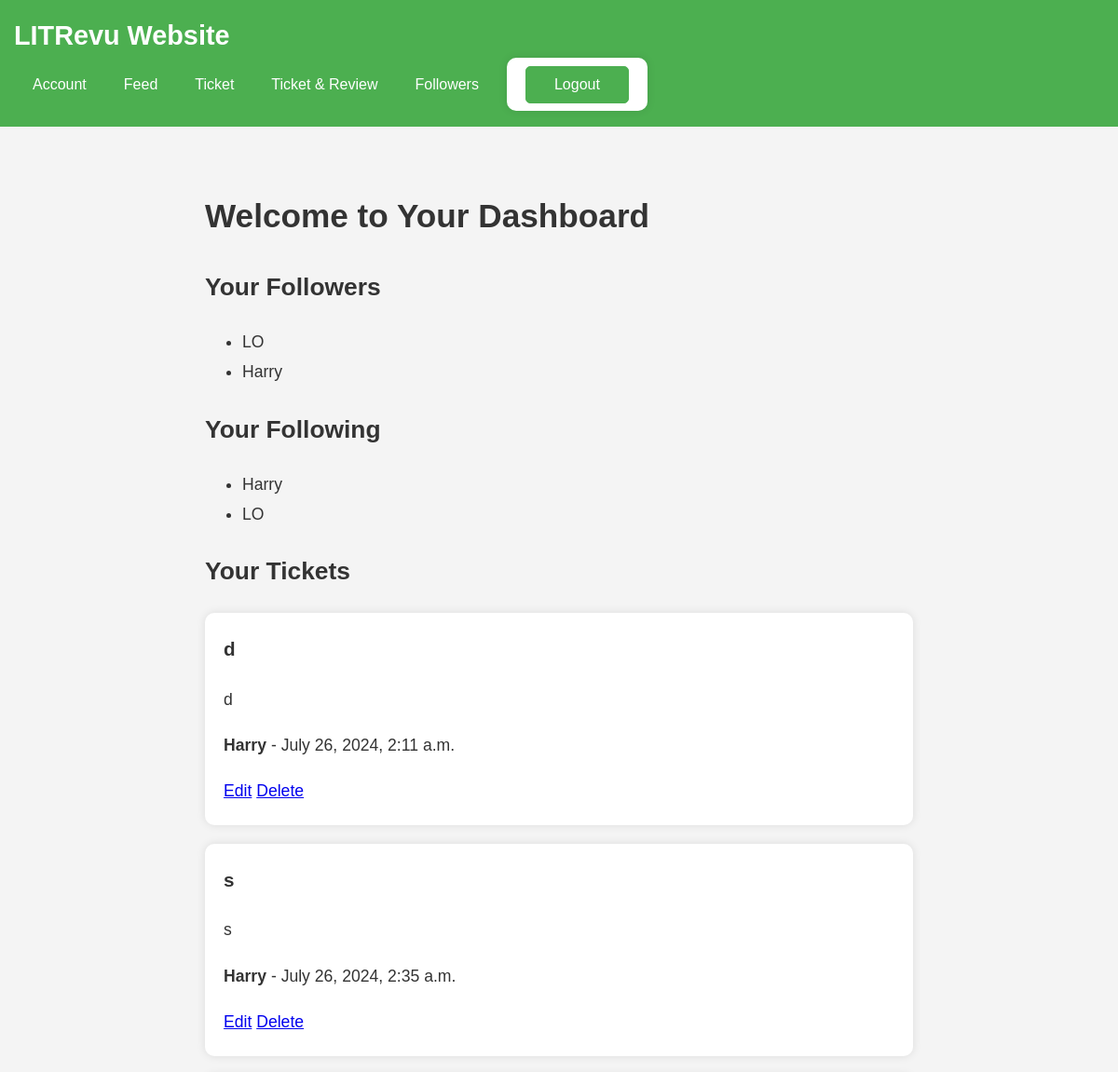
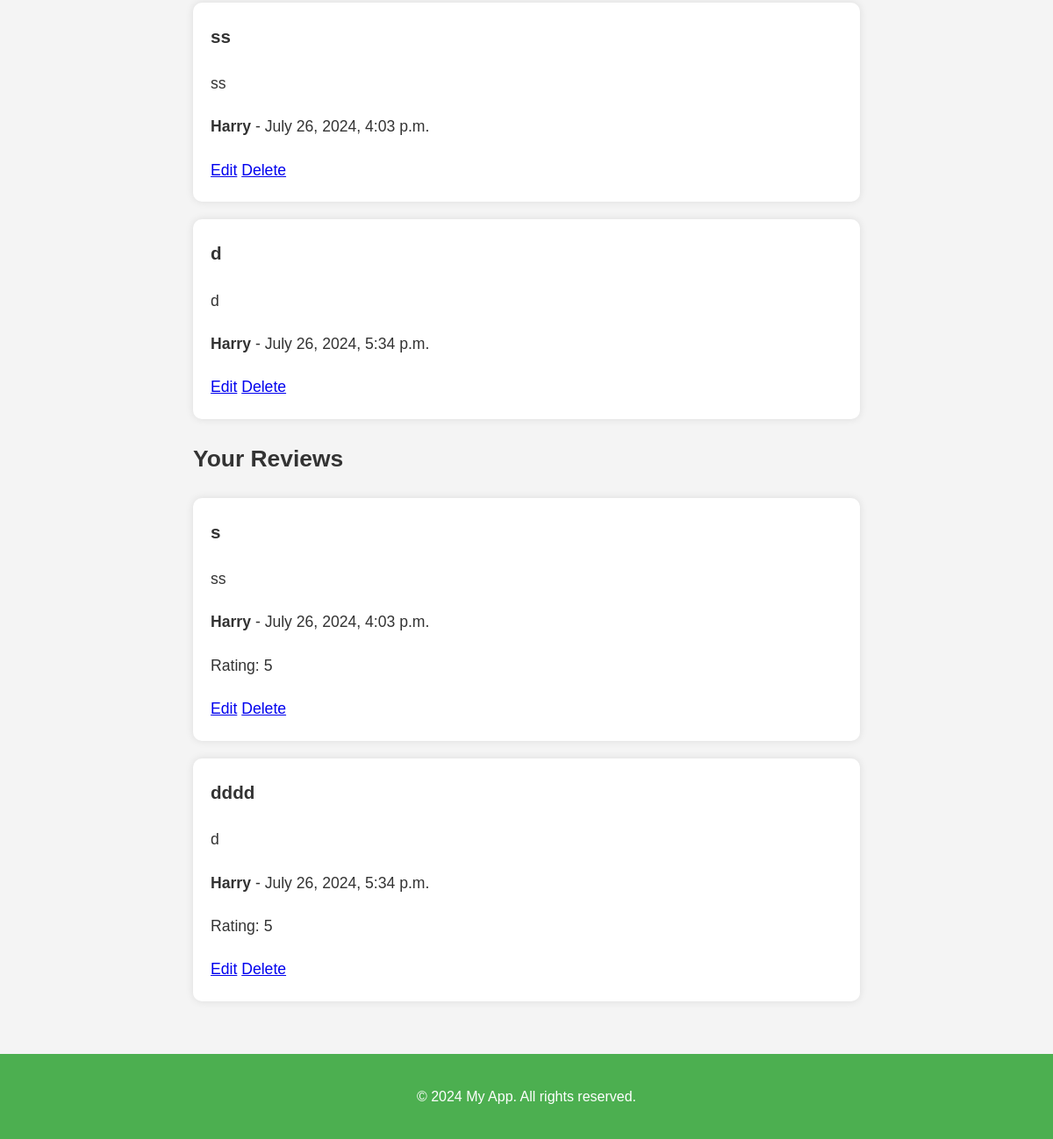
Page /dashboard/ (signed in) on the earlier database version (2 pictures, top to bottom).
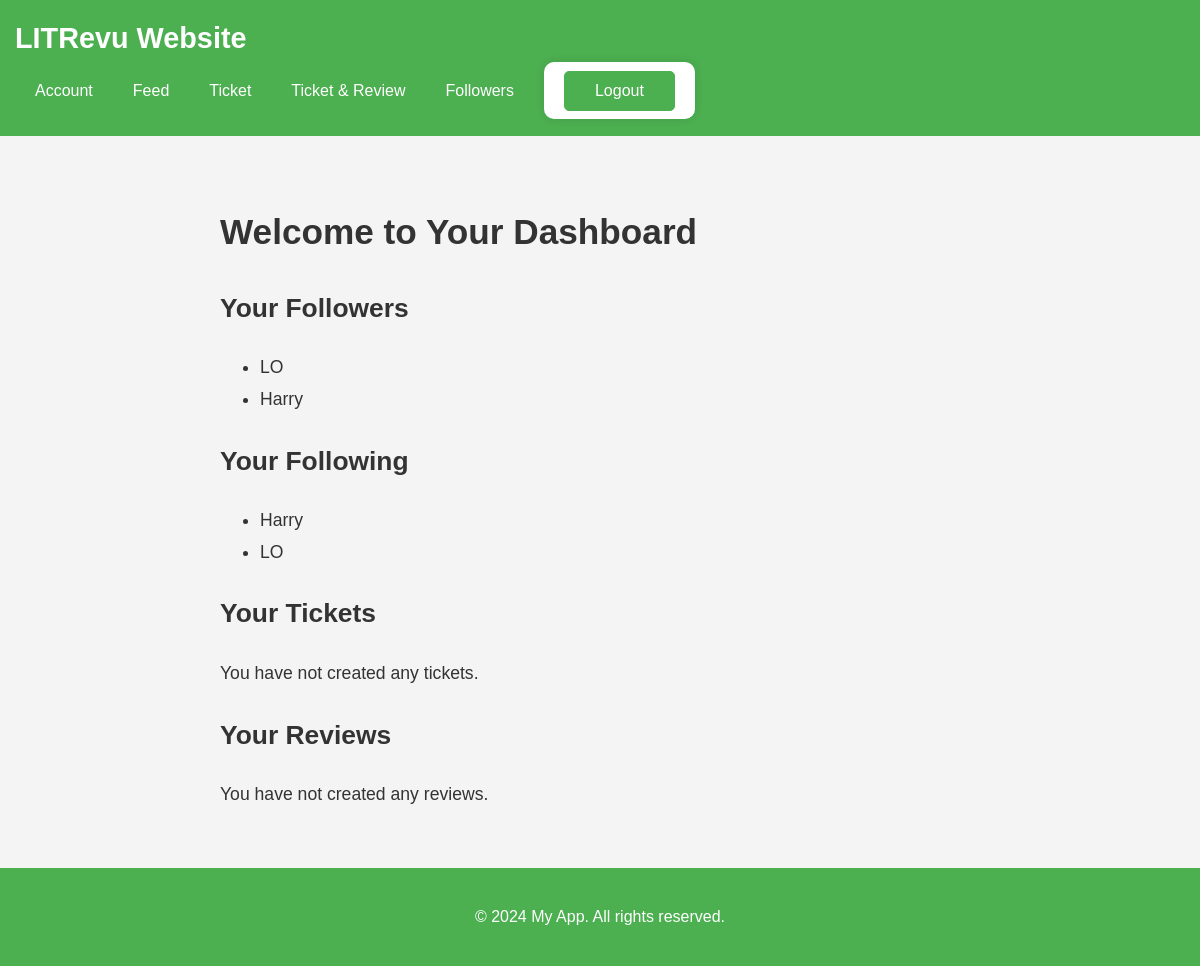
Same page on the later database version.
### myapp/models.py (models this page shows, shortened)
class UserFollows(models.Model):
    user = models.ForeignKey(
        to=settings.AUTH_USER_MODEL, related_name="following", on_delete=models.CASCADE
    )
    followed_user = models.ForeignKey(
        to=settings.AUTH_USER_MODEL, related_name="followers", on_delete=models.CASCADE
    )
    class Meta:
        constraints = [
            UniqueConstraint(
                fields=["user", "followed_user"], name="unique_user_follow"
            )
        ]
        app_label = "myapp"
        verbose_name = "User Follow"
        verbose_name_plural = "User Follows"

class Ticket(models.Model):
    title = models.CharField(max_length=128)
    description = models.TextField(max_length=2048, blank=True)
    user = models.ForeignKey(to=settings.AUTH_USER_MODEL, on_delete=models.CASCADE)
    image = models.ImageField(upload_to="tickets/", null=True, blank=True)
    time_created = models.DateTimeField(auto_now_add=True)

class Review(models.Model):
    ticket = models.ForeignKey(to=Ticket, on_delete=models.CASCADE)
    rating = models.PositiveSmallIntegerField(
        validators=[MinValueValidator(0), MaxValueValidator(5)]
    )
    headline = models.CharField(max_length=128)
    body = models.TextField(max_length=8192, blank=True)
    user = models.ForeignKey(to=settings.AUTH_USER_MODEL, on_delete=models.CASCADE)
    time_created = models.DateTimeField(auto_now_add=True)

### myapp/views.py (the view)
# urls.py: path("dashboard/", dashboard_view, name="dashboard"),
@login_required
def dashboard_view(request):
    user = request.user
    followers = user.followers.all()
    following = user.following.all()
    tickets = Ticket.objects.filter(user=user)
    reviews = Review.objects.filter(user=user)
    return render(
        request,
        "dashboard.html",
        {
            "followers": followers,
            "following": following,
            "tickets": tickets,
            "reviews": reviews,
        },
    )

### myapp/context_processors.py (called while the page is built)
def media_url(request):
    return {"media_url": settings.MEDIA_URL}

### myapp/templates/dashboard.html (shortened to what this page needs)
{% extends 'base.html' %}
{% block content %}
<h1>Welcome to Your Dashboard</h1>
<h2>Your Followers</h2>
<ul>
    {% for follower in followers %}
        <li>{{ follower.user.username }}</li>
    {% endfor %}
</ul>
<h2>Your Following</h2>
<ul>
    {% for follow in following %}
        <li>{{ follow.followed_user.username }}</li>
    {% endfor %}
</ul>
<h2>Your Tickets</h2>
{% if tickets %}
    {% for ticket in tickets %}
        <div class="card">
            <h3>{{ ticket.title }}</h3>
            <p>{{ ticket.description }}</p>
            <p><strong>{{ ticket.user.username }}</strong> - {{ ticket.time_created }}</p>
            <a href="{% url 'myapp:edit_ticket' ticket.id %}">Edit</a>
            <a href="{% url 'myapp:confirm_delete_ticket' ticket.id %}" class="btn btn-danger">Delete</a>
        </div>
    {% endfor %}
{% else %}
    <p>You have not created any tickets.</p>
{% endif %}
<h2>Your Reviews</h2>
{% if reviews %}
    {% for review in reviews %}
        <div class="card">
            <h3>{{ review.headline }}</h3>
            <p>{{ review.body }}</p>
            <p><strong>{{ review.user.username }}</strong> - {{ review.time_created }}</p>
            <p>Rating: {{ review.rating }}</p>
            <a href="{% url 'myapp:edit_review' review.id %}">Edit</a>
            <a href="{% url 'myapp:confirm_delete_review' review.id %}" class="btn btn-danger">Delete</a>
        </div>
    {% endfor %}
{% else %}
    <p>You have not created any reviews.</p>
{% endif %}
{% endblock %}

Differences in the rows shown:
removed Ticket: title "d", description "d", user.username "Harry", time_created "July 26, 2024, 2:11 a.m."
removed Ticket: title "s", description "s", user.username "Harry", time_created "July 26, 2024, 2:35 a.m."
removed Ticket: title "ss", description "ss", user.username "Harry", time_created "July 26, 2024, 4:03 p.m."
removed Ticket: title "d", description "d", user.username "Harry", time_created "July 26, 2024, 5:34 p.m."
removed Review: headline "s", body "ss", user.username "Harry", time_created "July 26, 2024, 4:03 p.m.", rating "5"
removed Review: headline "dddd", body "d", user.username "Harry", time_created "July 26, 2024, 5:34 p.m.", rating "5"
Other differences:
text now shown: "You have not created any tickets. You have not created any reviews."
